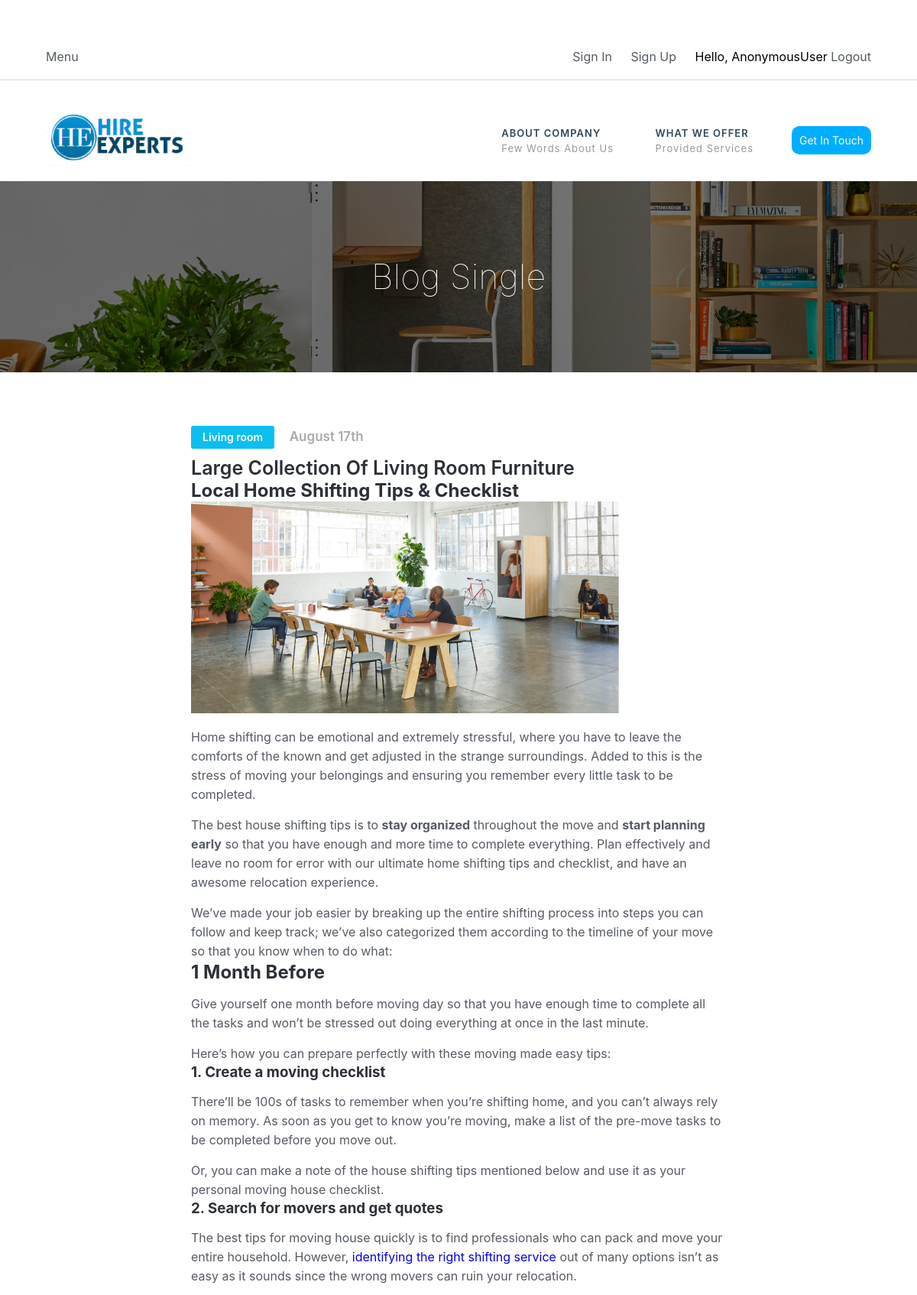
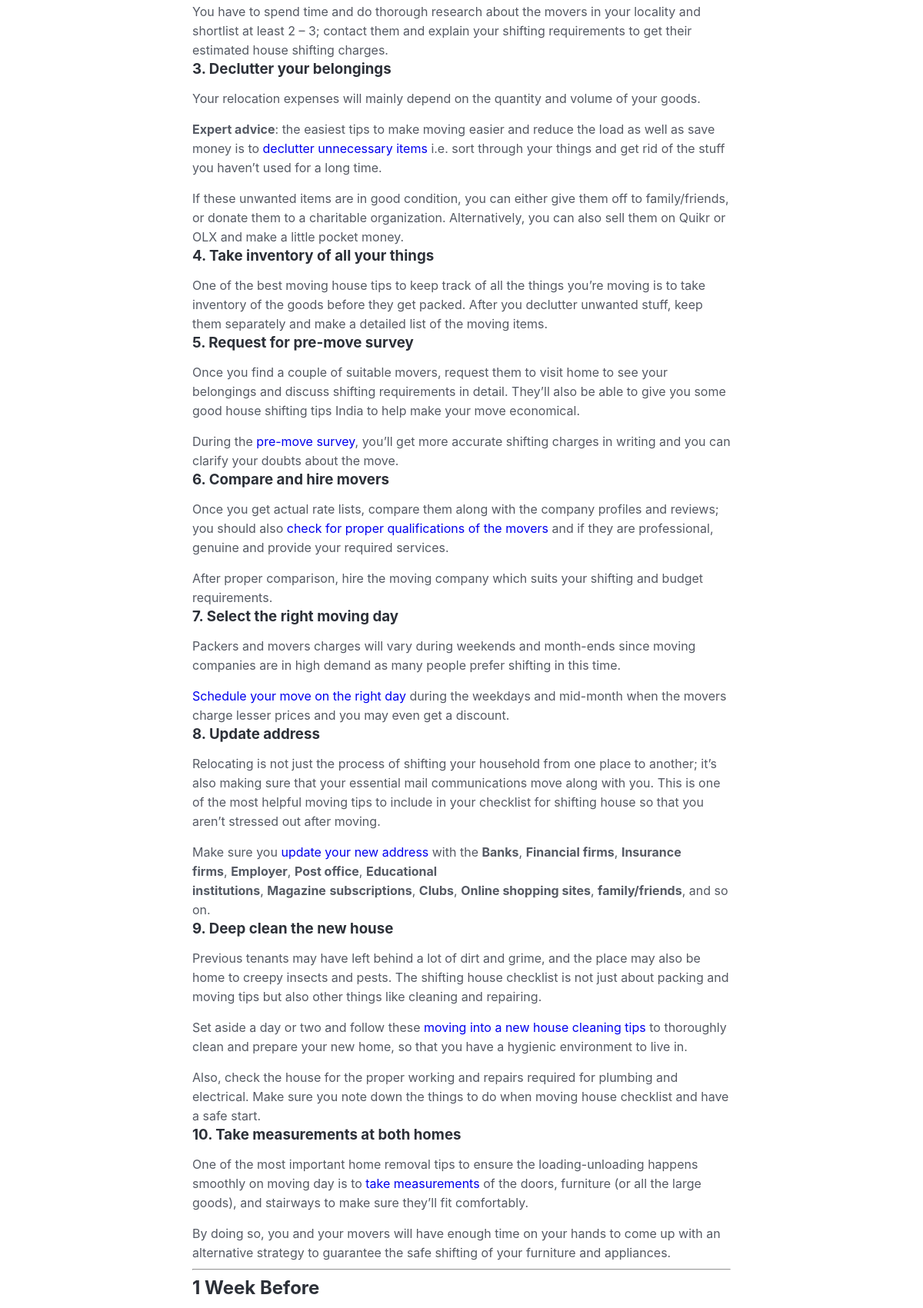
Screenshot of /blog/blog-single/Local-Home-Shifting/ (upper part) with the database file from the repository (2 pictures, top to bottom).
### blog/models.py (models this page shows, shortened)
class BlogPost(models.Model):
	title 						= models.CharField(max_length=50, null=False, blank=False)
	body						= RichTextField()
	image 						= models.ImageField(upload_to='post_image', null=False, blank=False)
	date_published 				= models.DateTimeField(auto_now_add=True, verbose_name="data published")
	date_updated 				= models.DateTimeField(auto_now=True, verbose_name="data updated")
	author 						= models.ForeignKey(settings.AUTH_USER_MODEL, on_delete=models.CASCADE)
	Slug						= models.SlugField(blank=True, unique=True)
	class Meta:
		ordering = ['-date_published']
	@property
	def imageURL(self):
		try:
			url = self.image.url
		except:
			url = ''
		return url

### blog/views.py (the view)
# urls.py: path('blog-single/<slug:slug>/', views.sblog, name='blog-single'),
def sblog(request, slug):
    template_name = 'blog/blog-single.html'
    post = get_object_or_404(BlogPost, Slug = slug)
    comments = post.comments.filter(active=True)
    new_comment = None
    if request.method == 'POST':
        comment_form = CommentForm(data=request.POST)
        if comment_form.is_valid():
            new_comment = comment_form.save(commit=False)
            new_comment.post = post
            new_comment.save()
    else:
        comment_form = CommentForm()
    return render(request, template_name, {'post': post, 'comments': comments, 'new_comment': new_comment, 'comment_form': comment_form})

### blog/templates/blog/blog-single.html (shortened to what this page needs)
{% include 'snippets/header.html' %}
{% load static %}
<section class="w3l-title-11-blog">
	<div class="title11">
		<div class="wrapper">
			<div class="title11-content">
				<h2>Blog Single</h2>
			</div>
		</div>
	</div>
</section>
<section class="w3l-text-11">
	<div class="text11">
		<div class="wrapper">
			<div class="text11-content">
				<a href="#living" class="tag">Living room</a>
				<h6>August 17th</h6>
				<h4 class="heading-no-margin">Large Collection Of Living Room Furniture</h4>
				<h1>{{post.title}}</h1>
				<img src="{{post.imageURL}}" alt="blogposts" width="80%" height="auto" /></a>
				<p>{{post.body | safe }} </p>
			</div>
		</div>
	</div>
</section>

### rows the page displays
BlogPost: title "Local Home Shifting Tips & Checklist", imageURL (picture), body "Home shifting can be emotional and extremely stressful, where you have to leave the comforts of the known and get adjusted in the strange surroundings. Added to this is the stress of moving your belongings and ensuring you remember every little task to be completed. The best house shifting tips is to stay organized throughout the move and start planning early so that you have enough and more time to complete everything. Plan effectively and leave no room for error with our ultimate home shifting tips and checklist, and have an awesome relocation experience. We’ve made your job easier by breaking up the entire shifting process into steps you can follow and keep track; we’ve also categorized…"

### other values shown
{{ request.user }} "AnonymousUser"
